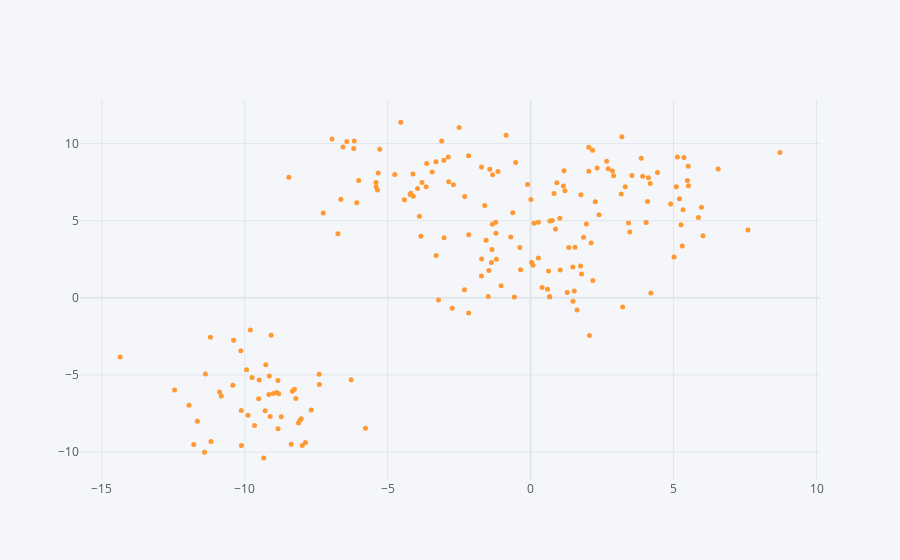

Write notebook code for a chart like this one.
### Code cell
df.iplot(kind='scatter', x='x', y='y',  mode='markers', size=5)

### Figure 1 — Plotly figure (JSON) as saved in the notebook; plotly's stock layout.template omitted (floating-point values rounded to 4 significant figures; data arrays with more than 128 entries replaced by an {"elided": "..."} marker saying what was removed)
{"data": [{"line": {"color": "rgba(255, 153, 51, 1.0)", "dash": "solid", "shape": "linear", "width": 1.3}, "marker": {"size": 5, "symbol": "circle"}, "mode": "markers", "name": "y", "text": "", "type": "scatter", "x": {"elided": "200 float values"}, "y": {"elided": "200 float values"}}], "layout": {"legend": {"bgcolor": "#F5F6F9", "font": {"color": "#4D5663"}}, "paper_bgcolor": "#F5F6F9", "plot_bgcolor": "#F5F6F9", "title": {"font": {"color": "#4D5663"}}, "xaxis": {"gridcolor": "#E1E5ED", "showgrid": true, "tickfont": {"color": "#4D5663"}, "title": {"font": {"color": "#4D5663"}, "text": ""}, "zerolinecolor": "#E1E5ED"}, "yaxis": {"gridcolor": "#E1E5ED", "showgrid": true, "tickfont": {"color": "#4D5663"}, "title": {"font": {"color": "#4D5663"}, "text": ""}, "zerolinecolor": "#E1E5ED"}}}
